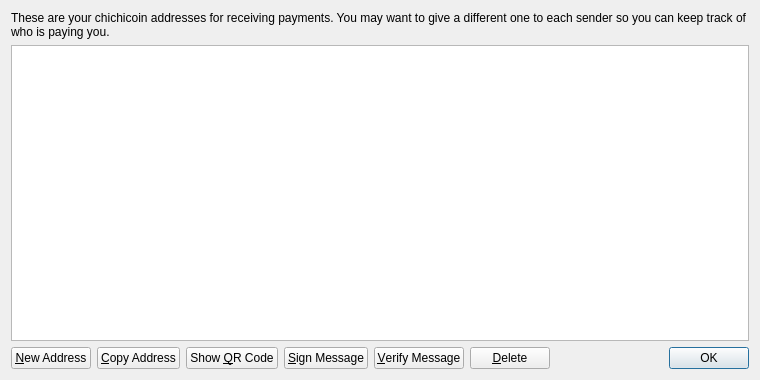
<?xml version="1.0" encoding="UTF-8"?>
<ui version="4.0">
 <class>AddressBookPage</class>
 <widget class="QWidget" name="AddressBookPage">
  <property name="geometry">
   <rect>
    <x>0</x>
    <y>0</y>
    <width>760</width>
    <height>380</height>
   </rect>
  </property>
  <property name="windowTitle">
   <string>Address Book</string>
  </property>
  <layout class="QVBoxLayout" name="verticalLayout">
   <item>
    <widget class="QLabel" name="labelExplanation">
     <property name="text">
      <string>These are your chichicoin addresses for receiving payments. You may want to give a different one to each sender so you can keep track of who is paying you.</string>
     </property>
     <property name="textFormat">
      <enum>Qt::PlainText</enum>
     </property>
     <property name="wordWrap">
      <bool>true</bool>
     </property>
    </widget>
   </item>
   <item>
    <widget class="QTableView" name="tableView">
     <property name="contextMenuPolicy">
      <enum>Qt::CustomContextMenu</enum>
     </property>
     <property name="toolTip">
      <string>Double-click to edit address or label</string>
     </property>
     <property name="tabKeyNavigation">
      <bool>false</bool>
     </property>
     <property name="alternatingRowColors">
      <bool>true</bool>
     </property>
     <property name="selectionMode">
      <enum>QAbstractItemView::SingleSelection</enum>
     </property>
     <property name="selectionBehavior">
      <enum>QAbstractItemView::SelectRows</enum>
     </property>
     <property name="sortingEnabled">
      <bool>true</bool>
     </property>
     <attribute name="verticalHeaderVisible">
      <bool>false</bool>
     </attribute>
    </widget>
   </item>
   <item>
    <layout class="QHBoxLayout" name="horizontalLayout">
     <item>
      <widget class="QPushButton" name="newAddressButton">
       <property name="toolTip">
        <string>Create a new address</string>
       </property>
       <property name="text">
        <string>&amp;New Address</string>
       </property>
       <property name="icon">
        <iconset resource="../bitcoin.qrc">
         <normaloff>:/icons/add</normaloff>:/icons/add</iconset>
       </property>
      </widget>
     </item>
     <item>
      <widget class="QPushButton" name="copyToClipboard">
       <property name="toolTip">
        <string>Copy the currently selected address to the system clipboard</string>
       </property>
       <property name="text">
        <string>&amp;Copy Address</string>
       </property>
       <property name="icon">
        <iconset resource="../bitcoin.qrc">
         <normaloff>:/icons/editcopy</normaloff>:/icons/editcopy</iconset>
       </property>
      </widget>
     </item>
     <item>
      <widget class="QPushButton" name="showQRCode">
       <property name="text">
        <string>Show &amp;QR Code</string>
       </property>
       <property name="icon">
        <iconset resource="../bitcoin.qrc">
         <normaloff>:/icons/qrcode</normaloff>:/icons/qrcode</iconset>
       </property>
      </widget>
     </item>
     <item>
      <widget class="QPushButton" name="signMessage">
       <property name="toolTip">
        <string>Sign a message to prove you own a Bitcoin address</string>
       </property>
       <property name="text">
        <string>&amp;Sign Message</string>
       </property>
       <property name="icon">
        <iconset resource="../bitcoin.qrc">
         <normaloff>:/icons/edit</normaloff>:/icons/edit</iconset>
       </property>
      </widget>
     </item>
     <item>
      <widget class="QPushButton" name="verifyMessage">
       <property name="toolTip">
        <string>Verify a message to ensure it was signed with a specified Bitcoin address</string>
       </property>
       <property name="text">
        <string>&amp;Verify Message</string>
       </property>
       <property name="icon">
        <iconset resource="../bitcoin.qrc">
         <normaloff>:/icons/transaction_0</normaloff>:/icons/transaction_0</iconset>
       </property>
      </widget>
     </item>
     <item>
      <widget class="QPushButton" name="deleteButton">
       <property name="toolTip">
        <string>Delete the currently selected address from the list. Only sending addresses can be deleted.</string>
       </property>
       <property name="text">
        <string>&amp;Delete</string>
       </property>
       <property name="icon">
        <iconset resource="../bitcoin.qrc">
         <normaloff>:/icons/remove</normaloff>:/icons/remove</iconset>
       </property>
      </widget>
     </item>
     <item>
      <spacer name="horizontalSpacer">
       <property name="orientation">
        <enum>Qt::Horizontal</enum>
       </property>
       <property name="sizeHint" stdset="0">
        <size>
         <width>40</width>
         <height>20</height>
        </size>
       </property>
      </spacer>
     </item>
     <item>
      <widget class="QDialogButtonBox" name="buttonBox">
       <property name="sizePolicy">
        <sizepolicy hsizetype="Maximum" vsizetype="Fixed">
         <horstretch>0</horstretch>
         <verstretch>0</verstretch>
        </sizepolicy>
       </property>
       <property name="standardButtons">
        <set>QDialogButtonBox::Ok</set>
       </property>
      </widget>
     </item>
    </layout>
   </item>
  </layout>
 </widget>
 <resources>
  <include location="../bitcoin.qrc"/>
 </resources>
 <connections/>
</ui>
